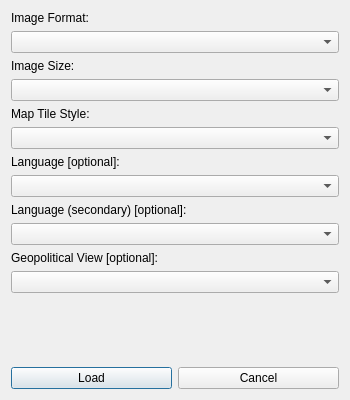
<?xml version="1.0" encoding="UTF-8"?>

<!--
#
# Copyright (c) 2024 HERE Europe B.V.
#
# SPDX-License-Identifier: MIT
# License-Filename: LICENSE
#
-->

<ui version="4.0">
 <class>BasemapPopup</class>
 <widget class="QDialog" name="BasemapPopup">
  <property name="geometry">
   <rect>
    <x>0</x>
    <y>0</y>
    <width>350</width>
    <height>400</height>
   </rect>
  </property>
  <property name="windowTitle">
   <string>Select Base Map Style</string>
  </property>
  <layout class="QVBoxLayout" name="verticalLayout">
   <item>
    <layout class="QVBoxLayout" name="formLayout">
     <item>
      <widget class="QLabel" name="imageFormatLabel">
       <property name="text">
        <string>Image Format:</string>
       </property>
      </widget>
     </item>
     <item>
      <widget class="QComboBox" name="imageFormatDropdown"/>
     </item>
     <item>
      <widget class="QLabel" name="imageSizeLabel">
       <property name="text">
        <string>Image Size:</string>
       </property>
      </widget>
     </item>
     <item>
      <widget class="QComboBox" name="imageSizeDropdown"/>
     </item>
     <item>
      <widget class="QLabel" name="mapStyleLabel">
       <property name="text">
        <string>Map Tile Style:</string>
       </property>
      </widget>
     </item>
     <item>
      <widget class="QComboBox" name="mapStyleDropdown"/>
     </item>
     <item>
      <widget class="QLabel" name="languageLabel">
       <property name="text">
        <string>Language [optional]:</string>
       </property>
      </widget>
     </item>
     <item>
      <widget class="QComboBox" name="languageDropdown"/>
     </item>
     <item>
      <widget class="QLabel" name="languageSecLabel">
       <property name="text">
        <string>Language (secondary) [optional]:</string>
       </property>
      </widget>
     </item>
     <item>
      <widget class="QComboBox" name="languageSecDropdown"/>
     </item>
     <item>
      <widget class="QLabel" name="pviewLabel">
       <property name="text">
        <string>Geopolitical View [optional]:</string>
       </property>
      </widget>
     </item>
     <item>
      <widget class="QComboBox" name="pviewDropdown"/>
     </item>
    </layout>
   </item>
   <item>
    <spacer name="verticalSpacer">
     <property name="orientation">
      <enum>Qt::Vertical</enum>
     </property>
     <property name="sizeHint" stdset="0">
      <size>
       <width>20</width>
       <height>40</height>
      </size>
     </property>
    </spacer>
   </item>
   <item>
    <layout class="QHBoxLayout" name="buttonLayout">
     <item>
      <widget class="QPushButton" name="loadButton">
       <property name="text">
        <string>Load</string>
       </property>
      </widget>
     </item>
     <item>
      <widget class="QPushButton" name="cancelButton">
       <property name="text">
        <string>Cancel</string>
       </property>
      </widget>
     </item>
    </layout>
   </item>
  </layout>
 </widget>
 <resources/>
 <connections/>
</ui>
